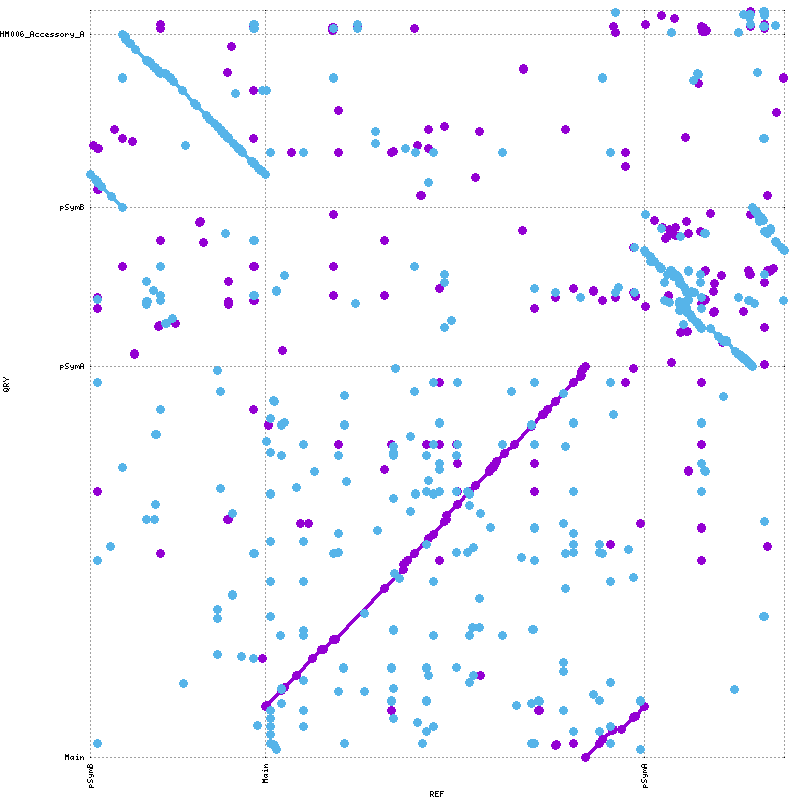

Write gnuplot code to recreate this figure.
set terminal png tiny size 800,800
set output "2011-vs-HM006.png"
set xtics rotate ( \
 "pSymB" 1.0, \
 "Main" 1683348.0, \
 "pSymA" 5340623.0, \
 "" 6693185 \
)
set ytics ( \
 "Main" 1.0, \
 "pSymA" 3664783.0, \
 "pSymB" 5149387.0, \
 "HM006_Accessory_A" 6777527.0, \
 "" 6997718 \
)
set size 1,1
set grid
unset key
set border 0
set tics scale 0
set xlabel "REF"
set ylabel "QRY"
set format "%.0f"
set mouse format "%.0f"
set mouse mouseformat "[%.0f, %.0f]"
if(GPVAL_VERSION < 5) { set mouse clipboardformat "[%.0f, %.0f]" }
set xrange [1:6693185]
set yrange [1:6997718]
set style line 1  lt 1 lw 3 pt 6 ps 1
set style line 2  lt 3 lw 3 pt 6 ps 1
set style line 3  lt 2 lw 3 pt 6 ps 1
plot \
 "2011-vs-HM006.fplot" title "FWD" w lp ls 1, \
 "2011-vs-HM006.rplot" title "REV" w lp ls 2
